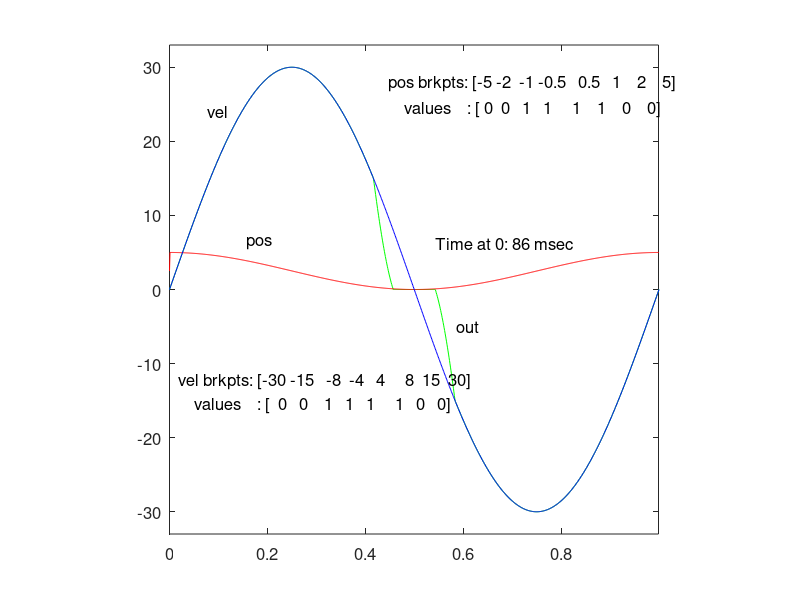

This figure's MATLAB source:
function fig = prettygood()
% This is the machine-generated representation of a Handle Graphics object
% and its children.  Note that handle values may change when these objects
% are re-created. This may cause problems with any callbacks written to
% depend on the value of the handle at the time the object was saved.
%
% To reopen this object, just type the name of the M-file at the MATLAB
% prompt. The M-file and its associated MAT-file must be on your path.

load prettygood

h0 = figure('Name','prettygood (saved)', ...
	'Position',[305 155 560 420], ...
	'Tag','hotWind', ...
	'UserData',[248.000732421875 247.0008544921875 245.00146484375]);
h1 = axes('Parent',h0, ...
	'Box','on', ...
	'CameraUpVector',[0 1 0], ...
	'ColorOrder',mat0, ...
	'FontSize',12, ...
	'NextPlot','add', ...
	'Position',[0.13 0.11 0.7749999999999999 0.8149999999999999], ...
	'UserData',mat1, ...
	'XLim',[0 0.999], ...
	'XLimMode','manual', ...
	'YLim',[-33 33], ...
	'YLimMode','manual', ...
	'DefaulttextUnits','data');
h2 = line('Parent',h1, ...
	'Color',[0 1 0], ...
	'Tag','245.00146484375', ...
	'XData',mat2, ...
	'YData',mat3);
h2 = line('Parent',h1, ...
	'Color',[1 0 0], ...
	'Tag','247.000854492188', ...
	'XData',mat4, ...
	'YData',mat5);
h2 = line('Parent',h1, ...
	'Color',[0 0 1], ...
	'Tag','248.000732421875', ...
	'XData',mat6, ...
	'YData',mat7);
h2 = text('Parent',h1, ...
	'FontSize',12, ...
	'HandleVisibility','off', ...
	'HorizontalAlignment','center', ...
	'Position',[0.4983464203233256 -36.48387096774194 17.32050807568877], ...
	'UserData',0.001, ...
	'VerticalAlignment','cap');
set(get(h2,'Parent'),'XLabel',h2);
h2 = text('Parent',h1, ...
	'FontSize',12, ...
	'HandleVisibility','off', ...
	'HorizontalAlignment','center', ...
	'Position',[-0.05767898383371824 -0.2903225806451601 17.32050807568877], ...
	'Rotation',90, ...
	'VerticalAlignment','baseline');
set(get(h2,'Parent'),'YLabel',h2);
h2 = text('Parent',h1, ...
	'FontSize',12, ...
	'HandleVisibility','off', ...
	'HorizontalAlignment','right', ...
	'Position',[-0.1684226327944573 38.80645161290322 17.32050807568877], ...
	'Visible','off');
set(get(h2,'Parent'),'ZLabel',h2);
h2 = text('Parent',h1, ...
	'FontSize',12, ...
	'HandleVisibility','off', ...
	'HorizontalAlignment','center', ...
	'Position',[0.4983464203233256 33.96774193548387 17.32050807568877], ...
	'VerticalAlignment','bottom');
set(get(h2,'Parent'),'Title',h2);
h2 = text('Parent',h1, ...
	'FontSize',12, ...
	'Position',[0.446557603686636 27.21052631578949 0], ...
	'String','pos brkpts: [-5 -2  -1 -0.5   0.5   1    2    5]', ...
	'VerticalAlignment','baseline');
h2 = text('Parent',h1, ...
	'FontSize',12, ...
	'Position',[0.4810852534562211 23.73684210526316 0], ...
	'String','values    : [ 0  0   1   1     1    1    0    0]', ...
	'VerticalAlignment','baseline');
h2 = text('Parent',h1, ...
	'FontSize',12, ...
	'Position',mat8, ...
	'String','vel brkpts: [-30 -15   -8  -4   4     8  15  30]', ...
	'VerticalAlignment','baseline');
h2 = text('Parent',h1, ...
	'FontSize',12, ...
	'Position',[0.0506405529953917 -16.21052631578948 0], ...
	'String','values    : [  0   0    1   1   1     1   0   0]', ...
	'VerticalAlignment','baseline');
h2 = text('Parent',h1, ...
	'FontSize',12, ...
	'Position',[0.5432350230414746 5.403508771929822 0], ...
	'String','Time at 0: 86 msec', ...
	'VerticalAlignment','baseline');
h2 = text('Parent',h1, ...
	'FontSize',12, ...
	'Position',[0.1565253456221198 5.98245614035087 0], ...
	'String','pos', ...
	'VerticalAlignment','baseline');
h2 = text('Parent',h1, ...
	'FontSize',12, ...
	'Position',[0.07826267281105991 23.1578947368421 0], ...
	'String','vel', ...
	'VerticalAlignment','baseline');
h2 = text('Parent',h1, ...
	'FontSize',12, ...
	'Position',[0.5869700460829493 -5.789473684210527 0], ...
	'String','out', ...
	'VerticalAlignment','baseline');
if nargout > 0, fig = h0; end
